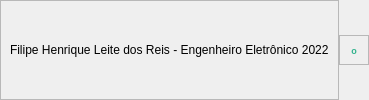
        <widget class="QWidget" name="footerContainer" native="true">
         <layout class="QHBoxLayout" name="horizontalLayout_11">
          <property name="spacing">
           <number>0</number>
          </property>
          <property name="leftMargin">
           <number>0</number>
          </property>
          <property name="topMargin">
           <number>0</number>
          </property>
          <property name="rightMargin">
           <number>0</number>
          </property>
          <property name="bottomMargin">
           <number>0</number>
          </property>
          <item>
           <widget class="QFrame" name="frame_10">
            <property name="frameShape">
             <enum>QFrame::StyledPanel</enum>
            </property>
            <property name="frameShadow">
             <enum>QFrame::Raised</enum>
            </property>
            <layout class="QHBoxLayout" name="horizontalLayout_12">
             <item>
              <widget class="QLabel" name="label_15">
               <property name="text">
                <string>Filipe Henrique Leite dos Reis - Engenheiro Eletrônico 2022</string>
               </property>
              </widget>
             </item>
            </layout>
           </widget>
          </item>
          <item>
           <widget class="QFrame" name="sizeGrip">
            <property name="minimumSize">
             <size>
              <width>30</width>
              <height>30</height>
             </size>
            </property>
            <property name="maximumSize">
             <size>
              <width>30</width>
              <height>30</height>
             </size>
            </property>
            <property name="font">
             <font>
              <pointsize>10</pointsize>
             </font>
            </property>
            <property name="frameShape">
             <enum>QFrame::StyledPanel</enum>
            </property>
            <property name="frameShadow">
             <enum>QFrame::Raised</enum>
            </property>
            <layout class="QHBoxLayout" name="horizontalLayout_13">
             <item>
              <widget class="QLabel" name="label_21">
               <property name="font">
                <font>
                 <pointsize>7</pointsize>
                 <weight>75</weight>
                 <bold>true</bold>
                </font>
               </property>
               <property name="layoutDirection">
                <enum>Qt::RightToLeft</enum>
               </property>
               <property name="styleSheet">
                <string notr="true">color: #30B28C;
text-align: center-center,</string>
               </property>
               <property name="text">
                <string>o</string>
               </property>
               <property name="alignment">
                <set>Qt::AlignCenter</set>
               </property>
              </widget>
             </item>
            </layout>
           </widget>
          </item>
         </layout>
        </widget>
